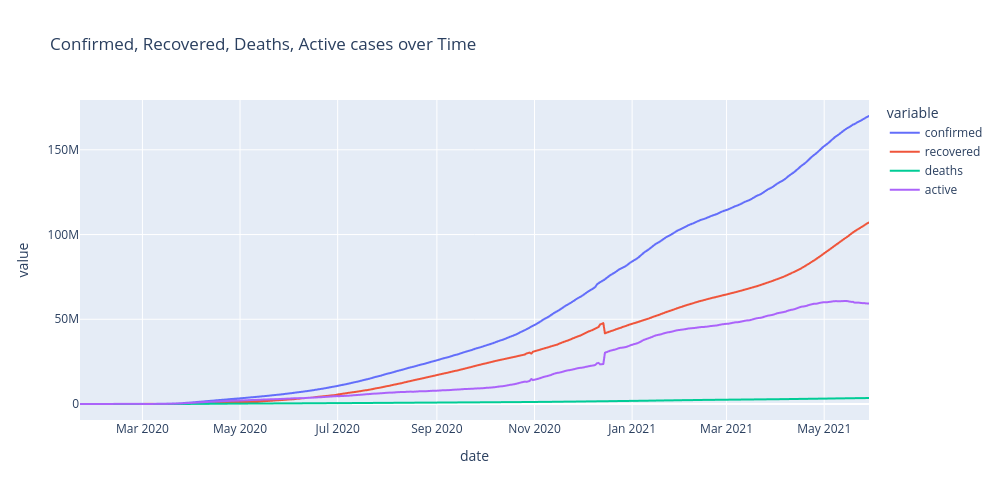

Notebook code cell kept with this figure:
### Markdown cell above
Рассмотрим процесс визуализации на примере. Посмотрим, как выглядит линейный график, построенный с помощью метода line() из модуля express. В документации к методу приведено пару десятков параметров этого метода (они схожи с параметрами других методов), приведем основные из них:
* data_frame - ну собственно DataFrame, по которому строим график
* x - признак по оси абсцисс
* y - признак по оси ординат
* height - высота графика
* width - ширина графика
* title - название графика

Построим на рост зафиксированного числа случаев заражения (confirmed), смертей (deaths), выздоровлений(recovered) и активных случаев(active) за все время. Для этого просуммируем статистику по дням и передадим полученный DataFrame в метод line().

### Code cell
line_data = covid_df.groupby('date', as_index=False).sum()
fig = px.line(
    data_frame=line_data, #датафрейм
    x='date', #ось абсцисс
    y=['confirmed', 'recovered', 'deaths', 'active'], #ось ординат
    height=500, #высота
    width=1000, #ширина
    title='Confirmed, Recovered, Deaths, Active cases over Time' #заголовок
)
fig.show()

### Figure 1 — Plotly figure (JSON) as saved in the notebook; plotly's stock layout.template omitted (floating-point values rounded to 4 significant figures; data arrays with more than 128 entries replaced by an {"elided": "..."} marker saying what was removed)
{"data": [{"hovertemplate": "variable=confirmed<br>date=%{x}<br>value=%{y}<extra></extra>", "legendgroup": "confirmed", "line": {"color": "#636efa", "dash": "solid"}, "marker": {"symbol": "circle"}, "mode": "lines", "name": "confirmed", "showlegend": true, "type": "scattergl", "x": {"elided": "494 str values"}, "xaxis": "x", "y": {"elided": "494 float values"}, "yaxis": "y"}, {"hovertemplate": "variable=recovered<br>date=%{x}<br>value=%{y}<extra></extra>", "legendgroup": "recovered", "line": {"color": "#EF553B", "dash": "solid"}, "marker": {"symbol": "circle"}, "mode": "lines", "name": "recovered", "showlegend": true, "type": "scattergl", "x": {"elided": "494 str values"}, "xaxis": "x", "y": {"elided": "494 float values"}, "yaxis": "y"}, {"hovertemplate": "variable=deaths<br>date=%{x}<br>value=%{y}<extra></extra>", "legendgroup": "deaths", "line": {"color": "#00cc96", "dash": "solid"}, "marker": {"symbol": "circle"}, "mode": "lines", "name": "deaths", "showlegend": true, "type": "scattergl", "x": {"elided": "494 str values"}, "xaxis": "x", "y": {"elided": "494 float values"}, "yaxis": "y"}, {"hovertemplate": "variable=active<br>date=%{x}<br>value=%{y}<extra></extra>", "legendgroup": "active", "line": {"color": "#ab63fa", "dash": "solid"}, "marker": {"symbol": "circle"}, "mode": "lines", "name": "active", "showlegend": true, "type": "scattergl", "x": {"elided": "494 str values"}, "xaxis": "x", "y": {"elided": "494 float values"}, "yaxis": "y"}], "layout": {"height": 500, "legend": {"title": {"text": "variable"}, "tracegroupgap": 0}, "title": {"text": "Confirmed, Recovered, Deaths, Active cases over Time"}, "width": 1000, "xaxis": {"anchor": "y", "domain": [0, 1], "title": {"text": "date"}}, "yaxis": {"anchor": "x", "domain": [0, 1], "title": {"text": "value"}}}}
